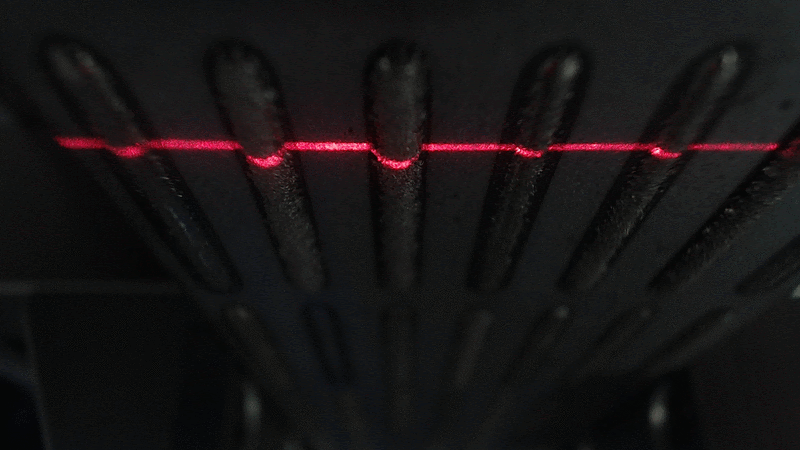
#> input picture img/frames_1/png/frame_15_delay-0.2s.png, 800 x 450 px, found by its file name
$ jupyter execute --allow-errors teste_calil.ipynb   (shell and % lines are left out)
#> lines starting #> are read from the running program, lines starting #| are printed output that depends on the picture
# Measure clad height from image

Initial setup

Imports

[cell 1]
import cv2
import matplotlib
import numpy as np
from matplotlib import pyplot as plt

Compare original with gray scale image

[cell 2]
# Load the image in color (OpenCV standard = BGR)
orig = cv2.imread("./img/frames/png/frame_15_delay-0.2s.png", cv2.IMREAD_COLOR)
#> orig is the input picture: shape (450, 800, 3); mean B, G, R 20.9, 20.2, 23.2
# Convert to RGB
orig = cv2.cvtColor(orig, cv2.COLOR_BGR2RGB)

# Get oly R spectrum and plot as grayscale
red_to_gray = orig[:,:,0]
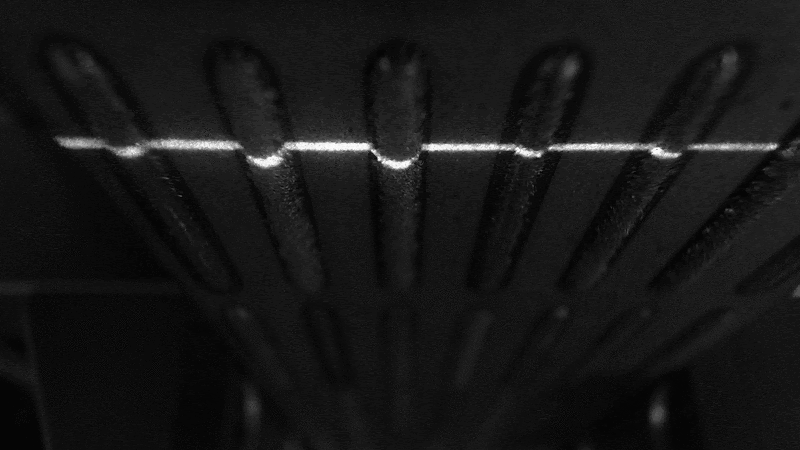
#> red_to_gray: shape (450, 800); min 5, max 253, mean 23.2

# Load the image in grayscale
gray = cv2.imread("./img/frames/png/frame_15_delay-0.2s.png", cv2.IMREAD_GRAYSCALE)
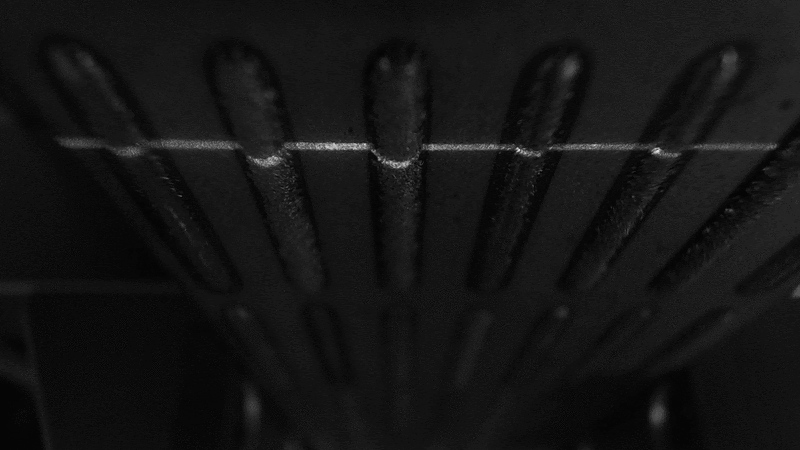
#> gray: shape (450, 800); min 5, max 220, mean 20.6

fig, axes = plt.subplots(1, 3, figsize=(16, 12), sharex=True, sharey=True)
ax = axes.ravel()
ax[0].imshow(orig)
ax[1].imshow(gray, 'gray')
ax[2].imshow(red_to_gray, 'gray')
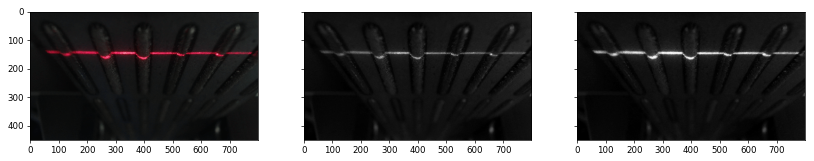
#> figure drawn by matplotlib, 3 panels

Gray scale images may show regions that are not relevant. Maybe a better idea would be to apply threshold in the original image to find red regions

## Rotate image

### Rotate, but cropping borders

[cell 3]
# https://stackoverflow.com/questions/52617318/python-rotate-image

from PIL import Image

def rotate_img(img_path, rt_degr):
#> called with img_path = './img/frames/png/frame_15_delay-0.2s.png', rt_degr = 15
    img = Image.open(img_path)
    return img.rotate(rt_degr)
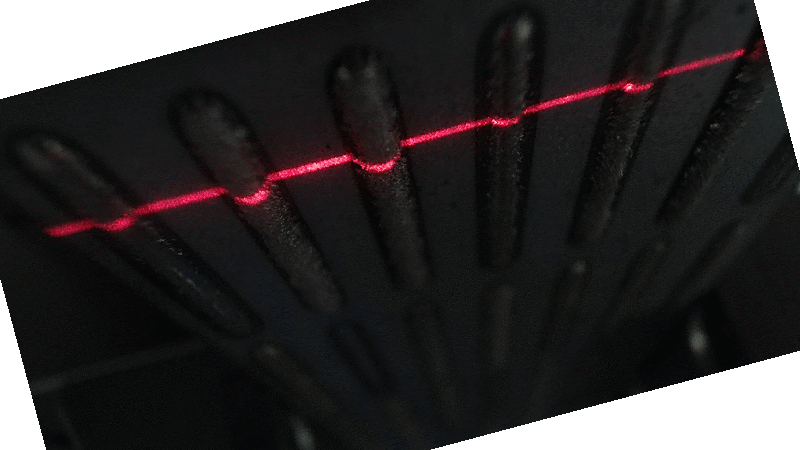
#> returned value: PIL image 800x450 RGBA; mean R, G, B, A 20.7, 17.6, 18.2, 223.3; transparent parts drawn white

img_rt_90 = rotate_img('./img/frames/png/frame_15_delay-0.2s.png', 15)

fig, axes = plt.subplots(1, 2, figsize=(16, 12), sharex=True, sharey=True)
ax = axes.ravel()
ax[0].imshow(orig)
ax[1].imshow(img_rt_90)

### Rotate without cropping borders

Source:

https://stackoverflow.com/posts/37347070/revisions

within

https://stackoverflow.com/questions/22041699/rotate-an-image-without-cropping-in-opencv-in-c/33564950#33564950


[cell 4]
def rotate_image(mat, angle):
  # angle in degrees

#> called with angle = 30
  height, width = mat.shape[:2]
#> height = 450; width = 800
  image_center = (width/2, height/2)
#> image_center = (400, 225)

  rotation_mat = cv2.getRotationMatrix2D(image_center, angle, 1.)

  abs_cos = abs(rotation_mat[0,0])
#> abs_cos = 0.866
  abs_sin = abs(rotation_mat[0,1])
#> abs_sin = 0.5

  bound_w = int(height * abs_sin + width * abs_cos)
#> bound_w = 917
  bound_h = int(height * abs_cos + width * abs_sin)
#> bound_h = 789

  rotation_mat[0, 2] += bound_w/2 - image_center[0]
  rotation_mat[1, 2] += bound_h/2 - image_center[1]

  rotated_mat = cv2.warpAffine(mat, rotation_mat, (bound_w, bound_h))
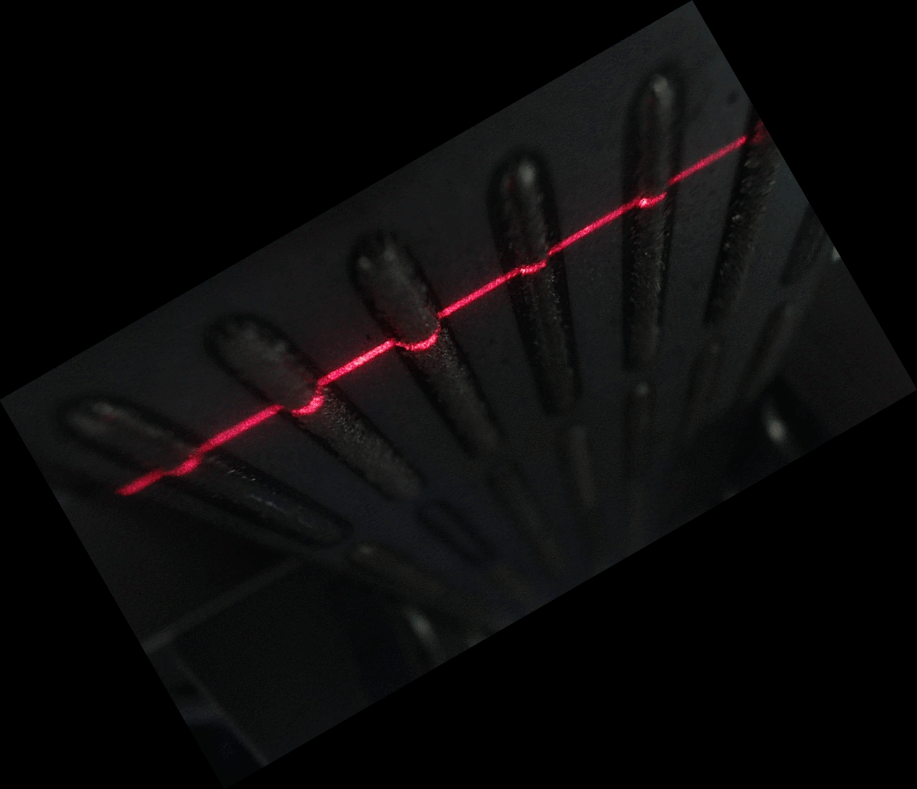
#> rotated_mat: shape (789, 917, 3); mean R, G, B 11.5, 10.1, 10.4
  return rotated_mat

Implementation

[cell 5]
# Create image using rotate_image function
img_rt_30 = rotate_image(orig, 30)

# Plot result comparing with original image
fig, axes = plt.subplots(1, 2, figsize=(16, 12), sharex=True, sharey=True)
ax = axes.ravel()
ax[0].imshow(orig)
ax[1].imshow(img_rt_30)

## Use red matrix as input to black and white image

[cell 6]
orig.shape
#> Out = (450, 800, 3)

[cell 7]
im_red = orig[:,:,0]

[cell 8]
# Plot result comparing with original image
fig, axes = plt.subplots(1, 2, figsize=(16, 12), sharex=True, sharey=True)
ax = axes.ravel()
ax[0].imshow(orig)
ax[1].imshow(im_red, 'gray')
#> the sliders are set to label = dict_keys([]), thresh = 127, modeStr = cv2.THRESH_BINARY

$ run again, with img/frames_1/png/frame_00_delay-0.2s.png copied over img/frames_1/png/frame_15_delay-0.2s.png
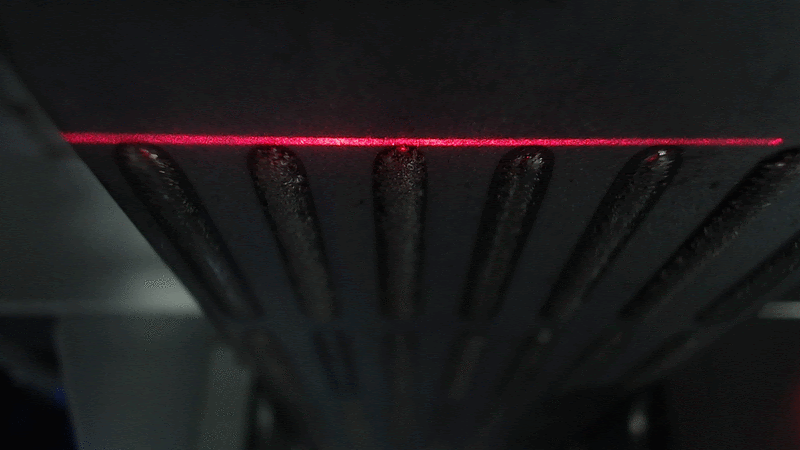
#> input picture img/frames_1/png/frame_00_delay-0.2s.png, 800 x 450 px, found by its file name
#> orig is the input picture: shape (450, 800, 3); mean B, G, R 27.8, 26.5, 28.4
#> in rotate_img, `return img.rotate(rt_degr)`:
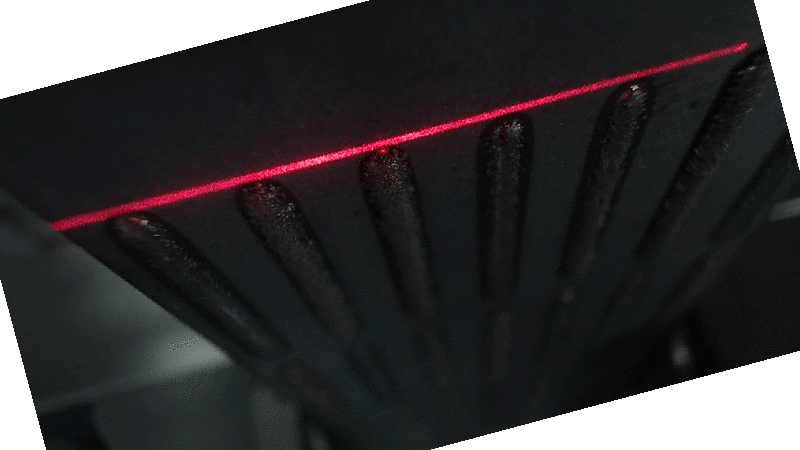
#> returned value: PIL image 800x450 RGBA; mean R, G, B, A 25.3, 23.1, 24.2, 223.3; transparent parts drawn white
#> in rotate_image, `rotated_mat = cv2.warpAffine(mat, rotation_mat, (bound_w, bound_h))`:
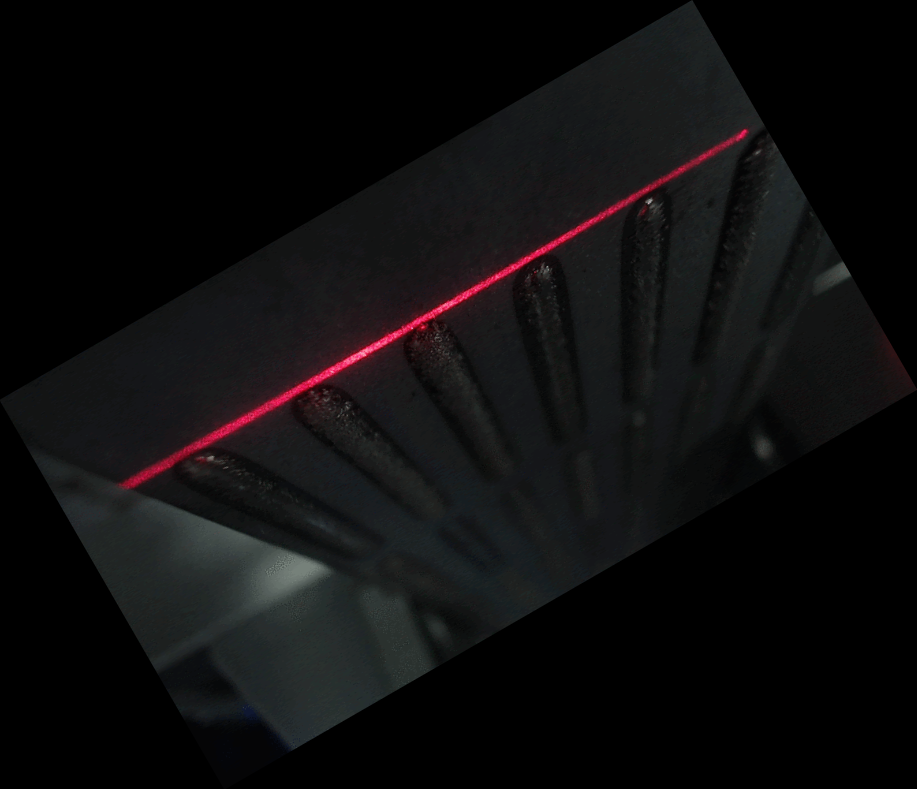
#> rotated_mat: shape (789, 917, 3); mean R, G, B 14.1, 13.2, 13.8

$ run again, with img/frames_1/png/frame_01_delay-0.2s.png copied over img/frames_1/png/frame_15_delay-0.2s.png
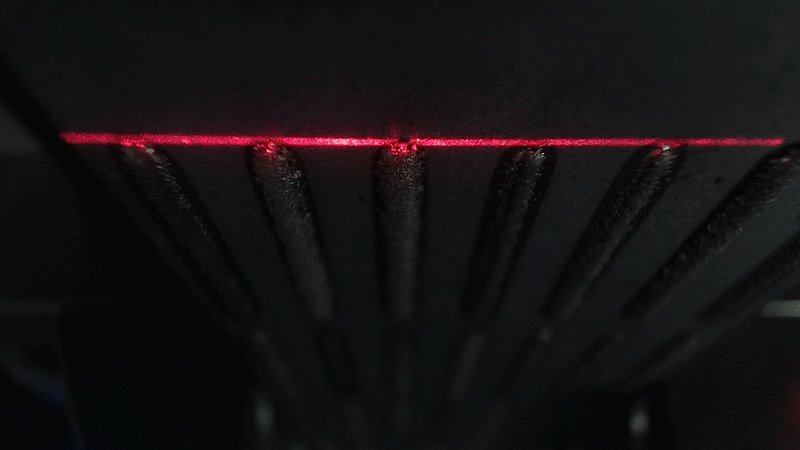
#> input picture img/frames_1/png/frame_01_delay-0.2s.png, 800 x 450 px, found by its file name
#> orig is the input picture: shape (450, 800, 3); mean B, G, R 18.6, 17.6, 20.5
#> `[cell 2] # Load the image in color (OpenCV standard = BGR) orig = cv2...`:
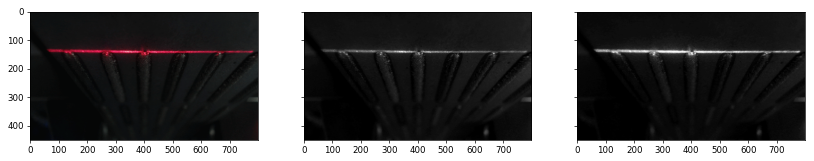
#> figure drawn by matplotlib, 3 panels
#> in rotate_image, `rotated_mat = cv2.warpAffine(mat, rotation_mat, (bound_w, bound_h))`:
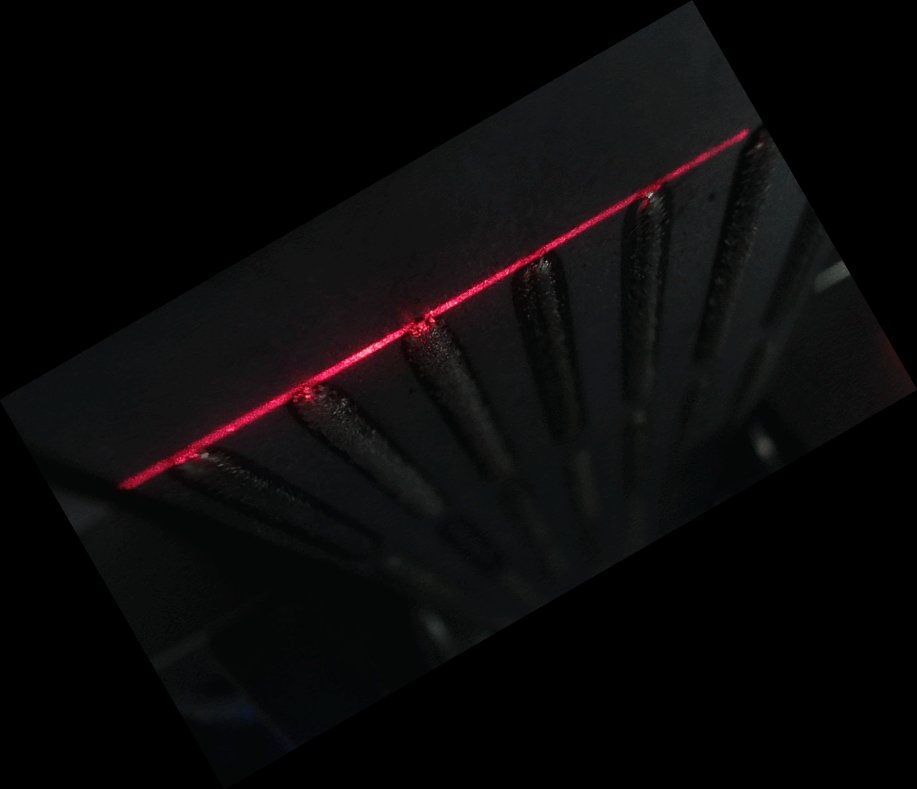
#> rotated_mat: shape (789, 917, 3); mean R, G, B 10.2, 8.8, 9.3

$ run again, with img/frames_1/png/frame_02_delay-0.2s.png copied over img/frames_1/png/frame_15_delay-0.2s.png
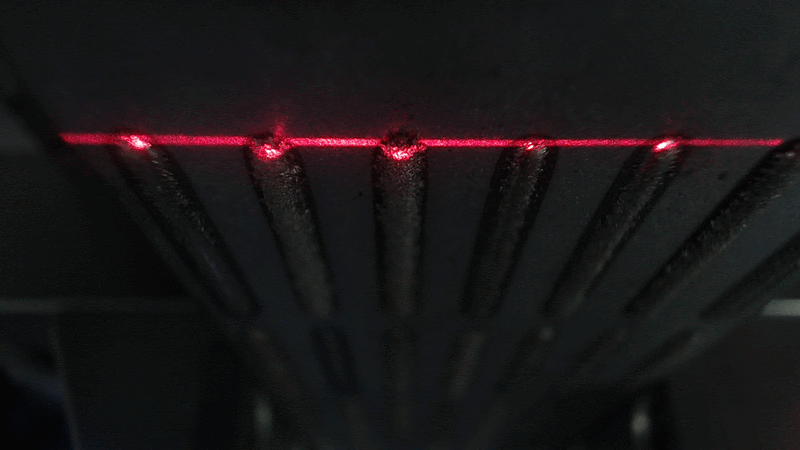
#> input picture img/frames_1/png/frame_02_delay-0.2s.png, 800 x 450 px, found by its file name
#> orig is the input picture: shape (450, 800, 3); mean B, G, R 23.1, 21.9, 25.3
#> `[cell 2] # Load the image in color (OpenCV standard = BGR) orig = cv2...`:
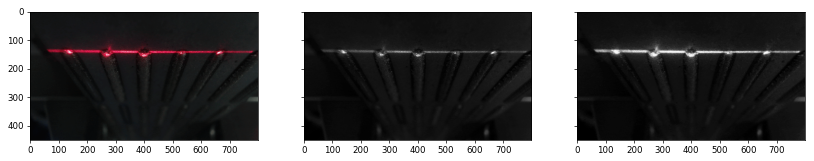
#> figure drawn by matplotlib, 3 panels
#> in rotate_image, `rotated_mat = cv2.warpAffine(mat, rotation_mat, (bound_w, bound_h))`:
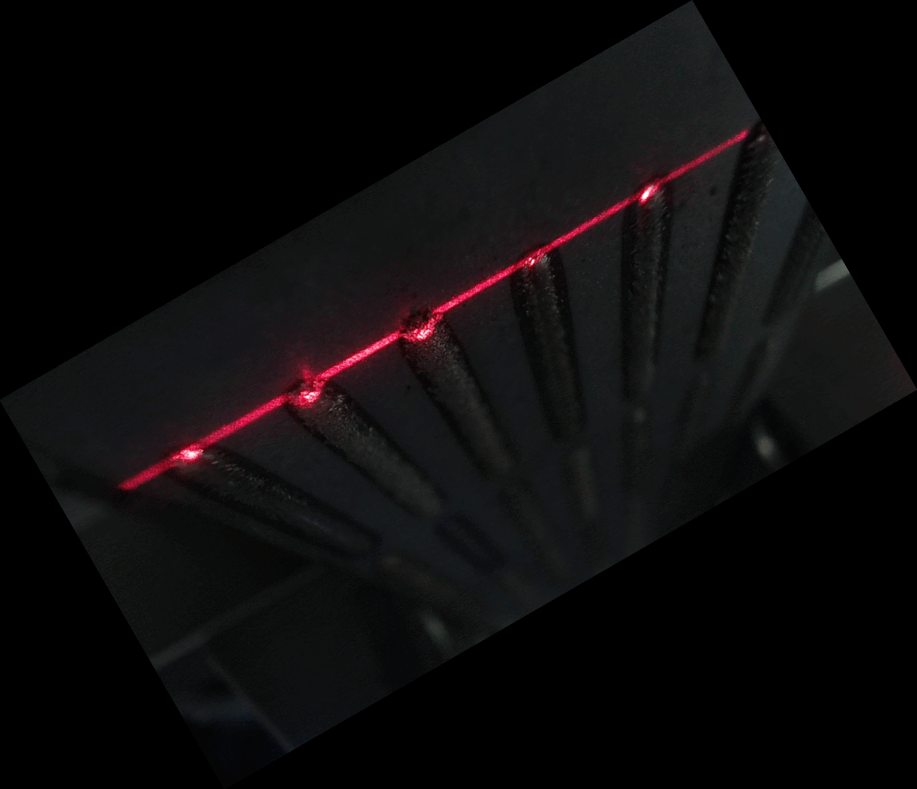
#> rotated_mat: shape (789, 917, 3); mean R, G, B 12.6, 10.9, 11.5
